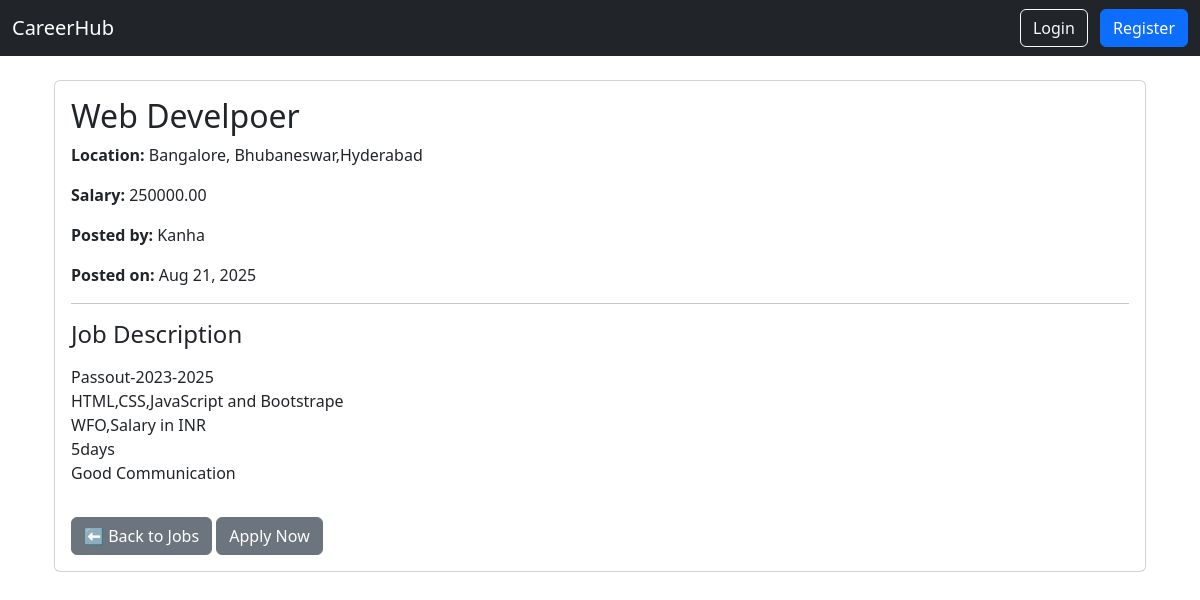
The app's page /jobs/jobs/2/ with its own data.
### jobs/models.py (models this page shows, shortened)
class Job(models.Model):
    employer = models.ForeignKey(settings.AUTH_USER_MODEL, on_delete=models.CASCADE, related_name="jobs")
    title = models.CharField(max_length=200)
    description = models.TextField()
    location = models.CharField(max_length=100)
    salary = models.DecimalField(max_digits=10, decimal_places=2, null=True, blank=True)
    created_at = models.DateTimeField(auto_now_add=True)  # when job is posted
    updated_at = models.DateTimeField(auto_now=True)      # when job is updated

### users/models.py (models this page shows)
class CustomUser(AbstractUser):
    USER_TYPE_CHOICES = (
        ('employer', 'Employer'),
        ('candidate', 'Candidate'),
    )
    user_type = models.CharField(max_length=10, choices=USER_TYPE_CHOICES)

### jobs/views.py (the view)
# urls.py: path('jobs/<int:pk>/', views.job_detail, name='job_detail'),
def job_detail(request, pk):
    job = get_object_or_404(Job, id=pk)
    return render(request, 'jobs/job_detail.html', {'job': job})

### templates/jobs/job_detail.html (shortened to what this page needs)
{% extends 'base.html' %}
{% block content %}
<div class="container mt-4">
    <div class="card">
        <div class="card-body">
            <h2 class="card-title">{{ job.title }}</h2>
            <p><strong>Location:</strong> {{ job.location }}</p>
            <p><strong>Salary:</strong> {{ job.salary }}</p>
            <p><strong>Posted by:</strong> {{ job.employer.username }}</p>
            <p><strong>Posted on:</strong> {{ job.created_at|date:"M d, Y" }}</p>
            <hr>
            <h4>Job Description</h4>
            <p>{{ job.description|linebreaks }}</p>
            <a href="{% url 'job_list' %}" class="btn btn-secondary mt-3">⬅ Back to Jobs</a>
            <a href="{% url 'apply_to_job' job.id %}" class="btn btn-secondary mt-3">Apply Now</a>
        </div>
    </div>
</div>
{% endblock %}

### records on screen
Job: title "Web Develpoer", location "Bangalore, Bhubaneswar,Hyderabad", salary "250000.00", employer.username "Kanha", created_at "Aug 21, 2025", description "Passout-2023-2025 HTML,CSS,JavaScript and Bootstrape WFO,Salary in INR 5days Good Communication"
